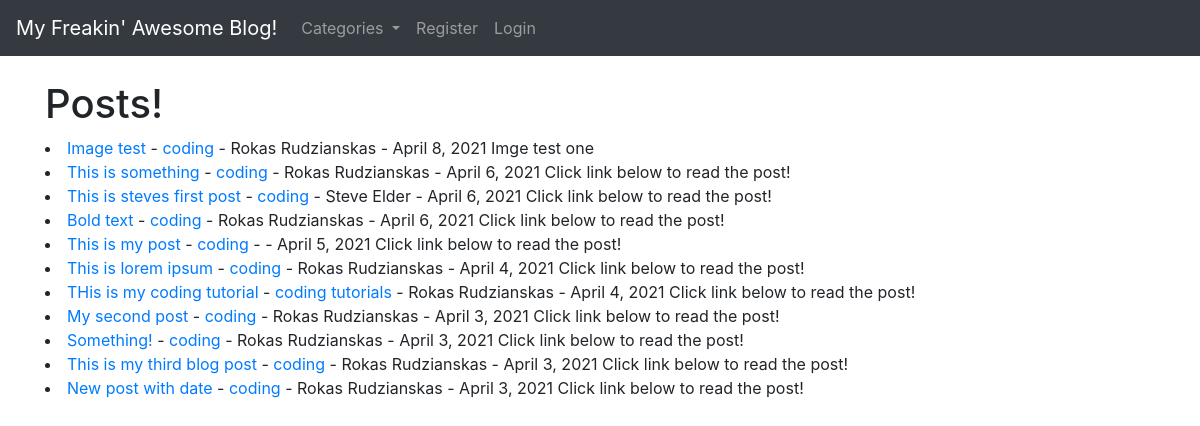
The app's page /, older data.
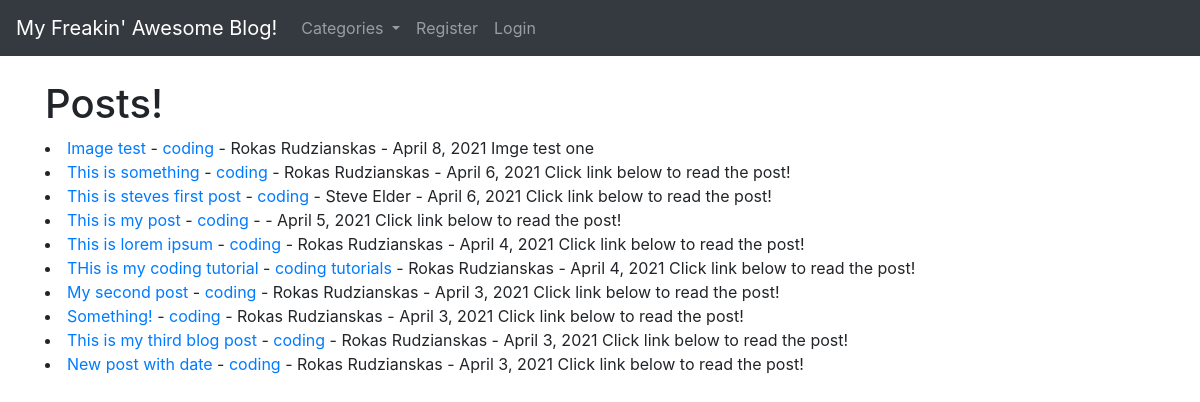
The same page, newer data.
### theblog/models.py (models this page shows, shortened)
class Post(models.Model):
    title = models.CharField(max_length=255)
    header_image = models.ImageField(null=True, blank=True, upload_to="images/")
    title_tag = models.CharField(max_length=255)
    author = models.ForeignKey(User, on_delete=models.CASCADE)
    body = RichTextField(blank=True, null=True)
    post_date = models.DateField(auto_now_add=True)
    category = models.CharField(max_length=255, default='coding')
    snippet = models.CharField(max_length=255)
    likes = models.ManyToManyField(User, related_name='blog_posts')

### theblog/views.py (the view)
# urls.py: path('', HomeView.as_view(), name="home"),
class HomeView(ListView):
    model = Post
    template_name = 'home.html'
    ordering = ['-post_date']
    def get_context_data(self, *args, **kwargs):
        cat_menu = Category.objects.all()
        context = super(HomeView, self).get_context_data(*args, **kwargs)
        context["cat_menu"] = cat_menu
        return context

### theblog/models.py (called while the page is built)
    def __str__(self):
        return self.name

### theblog/templates/home.html (shortened to what this page needs)
{% extends 'base.html' %}
    {% block content %}
<h1>Posts!</h1>
    {% for post in object_list %}
   <li><a href="{% url 'article-detail' post.pk%}" >{{post.title}}</a> - <a href="{% url 'category' post.category|slugify %}">{{ post.category }}</a>
       - {{post.author.first_name}}
          {{post.author.last_name}} - {{ post.post_date }}
                {{ post.snippet }}
   </li>
{% endfor %}
    {% endblock %}

### theblog/templates/base.html (shortened to what this page needs)
{% load static %}
<!doctype html>
<html lang="en">
  <head>
    <link rel="stylesheet" href="https://stackpath.bootstrapcdn.com/bootstrap/4.4.1/css/bootstrap.min.css">
  </head>
  <body>
    <nav class="navbar navbar-expand-lg navbar-dark bg-dark">
  <a class="navbar-brand" href="{% url 'home' %}">My Freakin' Awesome Blog!</a>
  <div class="collapse navbar-collapse" id="navbarSupportedContent">
    <ul class="navbar-nav mr-auto">
      {% if cat_menu %}
      <li class="nav-item dropdown">
        <a class="nav-link dropdown-toggle" href="#" id="navbarDropdown" role="button" data-toggle="dropdown" aria-haspopup="true" aria-expanded="false">
          Categories
        </a>
      </li>
      {% else %}
        <li class="nav-item">
            <a class="nav-link" href="{% url 'category_list' %}">Categories</a>
        </li>
      {% endif %}
      {% if user.is_authenticated %}
        <li class="nav-item">
          <a class="nav-link" href="{% url 'add_post' %}">Add Post</a>
        </li>
        <li class="nav-item">
          <a class="nav-link" href="{% url 'add_category' %}">Add Category</a>
        </li>
      {% else %}
        <li class="nav-item">
          <a class="nav-link" href="{% url 'register' %}">Register</a>
        </li>
        <li class="nav-item">
          <a class="nav-link" href="{% url 'login' %}">Login</a>
        </li>
      {% endif %}
    </ul>
  </div>
</nav>
    <br/>
    <div class="container">
      {% block content %}
      {% endblock %}
    </div>
  </body>
</html>

Row changes from the older to the newer data that the page shows:
removed Post: title "Bold text", category "coding", author.first_name "Rokas", author.last_name "Rudzianskas", post_date "April 6, 2021", snippet "Click link below to read the post!"
